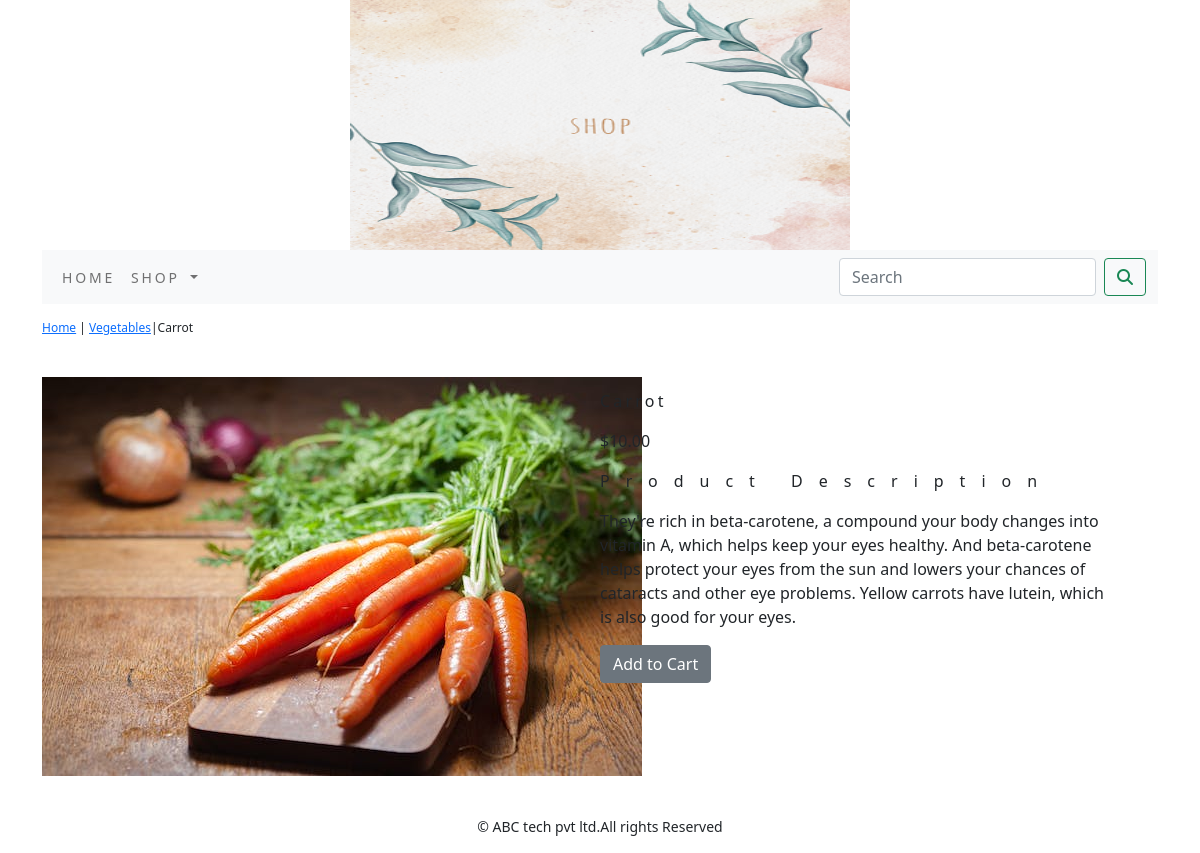
Screenshot of /shop/vegetables/carrot/ with the database file from the repository.
### shop/models.py (models this page shows, shortened)
class Product(models.Model):
    name=models.CharField(max_length=250,unique=True)
    slug=models.SlugField(max_length=250,unique=True)
    description=models.TextField(blank=True)
    price=models.DecimalField(max_digits=10,decimal_places=2)
    category=models.ForeignKey(Category,on_delete=models.CASCADE)
    image=models.ImageField(upload_to='product',blank=True)
    stock=models.IntegerField()
    available=models.BooleanField(default=True)
    created=models.DateTimeField(auto_now_add=True)
    updated=models.DateTimeField(auto_now=True)
    class Meta:
        ordering=('name',)
        verbose_name='product'
        verbose_name_plural='products'

class Category(models.Model):
    name=models.CharField(max_length=250,unique=True)
    slug=models.SlugField(max_length=250,unique=True)
    description=models.TextField(blank=True)
    image=models.ImageField(upload_to='category',blank=True)
    class Meta:
        ordering=('name',)
        verbose_name='category'
        verbose_name_plural='categories'
    def get_url(self):
        return reverse('shop:products_by_category',args=[self.slug])
    def __str__(self):
        return '{}'.format(self.name)

### shop/views.py (the view)
# urls.py: path('<slug:c_slug>/<slug:product_slug>/',views.prodCatdetail,name='prodCatdetail')
def prodCatdetail(request,c_slug,product_slug):
    try:
        product=Product.objects.get(category__slug=c_slug,slug=product_slug)
    except Exception as e:
        raise e
    return render(request,'product.html',{'product':product})

### cart/context_processors.py (called while the page is built)
def counter(request):
    item_count=0
    if 'admin' in request.path:
        return {}
    else:
        try:
            cart=Cart.objects.filter(cart_id=_cart_id(request))
            cart_items=CartItem.objects.all().filter(cart=cart[:1])
            for cart_item in cart_items:
                item_count += cart_item.quantity
        except Cart.DoesNotExist:
            item_count =0
    return dict(item_count=item_count)

### cart/views.py (called while the page is built)
def _cart_id(request):
    cart=request.session.session_key
    if not cart:
        cart=request.session.create()
    return cart

### shop/context_processors.py (called while the page is built)
def menu_links(request):
    links=Category.objects.all()
    return dict(links=links)

### templates/product.html (shortened to what this page needs)
{% extends 'base.html' %}
{% load static %}
{% block content %}
<div class="row my_prod_row_class">
  <div class="mx_auto">
    <p> <a href="{% url 'shop:allProdCart' %}">Home</a> | <a href ="{{product.category.get_url}}">{{product.category}}</a>|{{product.name}}</p>
  </div>
<div class="container">
</div>
<br>
<div class="row">
  <div class="col-12 col-sm-12 col-md-12 col-lg-6 text-center">
    <div style="min-width:18rem">
      <img src="{{product.image.url}}" alt="{{product.name}}">
    </div>
  </div>
    <div class="col-12 col-sm-12 col-md-12 col-lg-6">
      <div>
      <h1 class="my_prod_title">{{product.name}}</h1>
      <p>${{product.price}}</p>
      <p class="my_title"> Product Description</p>
      <p class="text-justify my_prod_text">{{product.description}}</p>
      {% if  product.stock <= 0 %}
      <p class="text-justify my_prod_text"><b>Out of stock</b></p>
      {% else %}
      <a class="btn btn-secondary" href="{% url 'cart:add_cart' product.id %}">Add to Cart</a>
      {% endif %}
    </div>
  </div>
</div>
</div>
{% endblock %}

### static/css/custom.css (style rules this page uses)
body { font-family: 'Roboto', sans-serif; }
.my_title { font-size:16px; text_transform:uppercase; letter-spacing:1em; }
.my_prod_row_class { padding-top:15px; padding-bottom:20px; }
.my_prod_row_class .mx_auto { colour:#000; font-size:12px; text-decoration:none; }
.my_prod_title { font-size:16px; text_transform:uppercase; letter-spacing:.2em; padding-top:15px; padding-bottom:10px; }
.my_prod_text { padding-right:20px }

### rows the page displays
Product: category "Vegetables", name "Carrot", image (picture), price "10.00", description "They're rich in beta-carotene, a compound your body changes into vitamin A, which helps keep your eyes healthy. And beta-carotene helps protect your eyes from the sun and lowers your chances of cataracts and other eye problems. Yellow carrots have lutein, which is also good for your eyes."
